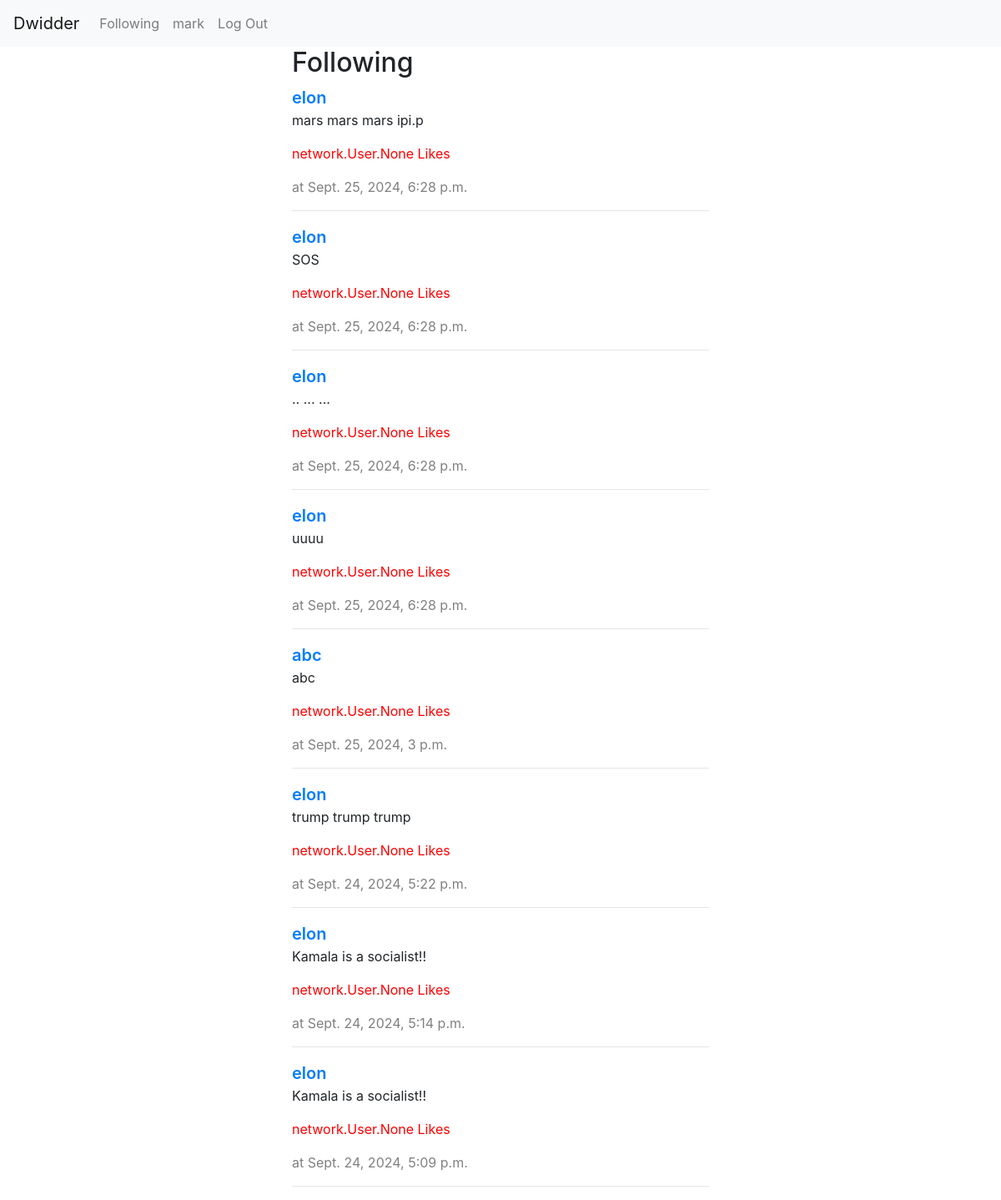
The page /following (signed in) on the database its author committed.
### network/models.py (models this page shows)
class User(AbstractUser):
    following = models.ManyToManyField('self', symmetrical=False,  related_name="followers")

class Post(models.Model):
    time= models.DateTimeField(auto_now_add=True)
    body = models.TextField(max_length=600)
    owner = models.ForeignKey(User, on_delete=models.CASCADE, related_name="posts" )
    likes = models.ManyToManyField(User, related_name='liked_posts', blank=True)

### network/views.py (the view)
# urls.py: path("following", views.following, name="following"),
@login_required
def following(request):
    user = request.user
    following_users = user.following.all()
    posts = Post.objects.filter(owner__in=following_users).order_by('-time')
    paginator=Paginator(posts, 10)
    page_number=request.GET.get('page')
    page_obj = paginator.get_page(page_number)
    return render(request, "network/following.html", {
        "page_obj": page_obj
    })

### network/templates/network/following.html (shortened to what this page needs)
{% extends "network/layout.html" %}
{% block body %}
    <div class="all_posts">
        <h2>Following</h2>
        {% for post in page_obj %}
            <div class="post" data-post-id="{{post.id}}">
                <a href="{% url 'profile' post.owner %}" style="font-weight: 600; font-size: 20px;">{{post.owner}}</a>
                <p id="post-body-{{post.id}}">{{post.body}}</p>
                <p style="color:red">{{post.likes}} Likes</p>
                <p style="color:gray">at {{post.time}}</p>
                <hr>
            </div>
        {% endfor %}
    </div>
{% endblock %}

### network/templates/network/layout.html (shortened to what this page needs)
{% load static %}
<!DOCTYPE html>
<html lang="en">
    <head>
        <link rel="stylesheet" href="https://stackpath.bootstrapcdn.com/bootstrap/4.4.1/css/bootstrap.min.css">
        <link href="{% static 'network/styles.css' %}" rel="stylesheet">
    </head>
    <body>
        <nav class="navbar navbar-expand-lg navbar-light bg-light">
            <a class="navbar-brand" href="{% url 'index' %}">Dwidder</a>
            <div>
              <ul class="navbar-nav mr-auto">
                {% if user.is_authenticated %}
                    <li class="nav-item">
                        <a class="nav-link" href="{% url 'following' %}">Following</a>
                    </li>
                    <li class="nav-item">
                        <a class="nav-link" href="{% url 'profile' user.username %}">{{ user.username }}</a>
                    </li>
                    <li class="nav-item">
                        <a class="nav-link" href="{% url 'logout' %}">Log Out</a>
                    </li>
                {% endif %}
              </ul>
            </div>
          </nav>
        <div class="body">
            <div class="pretty_body">
                {% block body %}
                {% endblock %}
            </div>
        </div>
    </body>
</html>

### network/static/network/styles.css (style rules this page uses)
.body { display: flex; justify-content: center; }
.pretty_body { width: 500px; }

### rows shown on the page
User: username "mark"
Post: owner "elon", body "mars mars mars ipi.p", likes "network.User.None", time "Sept. 25, 2024, 6:28 p.m."
Post: owner "elon", body "SOS", likes "network.User.None", time "Sept. 25, 2024, 6:28 p.m."
Post: owner "elon", body ".. ... ...", likes "network.User.None", time "Sept. 25, 2024, 6:28 p.m."
Post: owner "elon", body "uuuu", likes "network.User.None", time "Sept. 25, 2024, 6:28 p.m."
Post: owner "abc", body "abc", likes "network.User.None", time "Sept. 25, 2024, 3 p.m."
Post: owner "elon", body "trump trump trump", likes "network.User.None", time "Sept. 24, 2024, 5:22 p.m."
Post: owner "elon", body "Kamala is a socialist!!", likes "network.User.None", time "Sept. 24, 2024, 5:14 p.m."
Post: owner "elon", body "Kamala is a socialist!!", likes "network.User.None", time "Sept. 24, 2024, 5:09 p.m."
